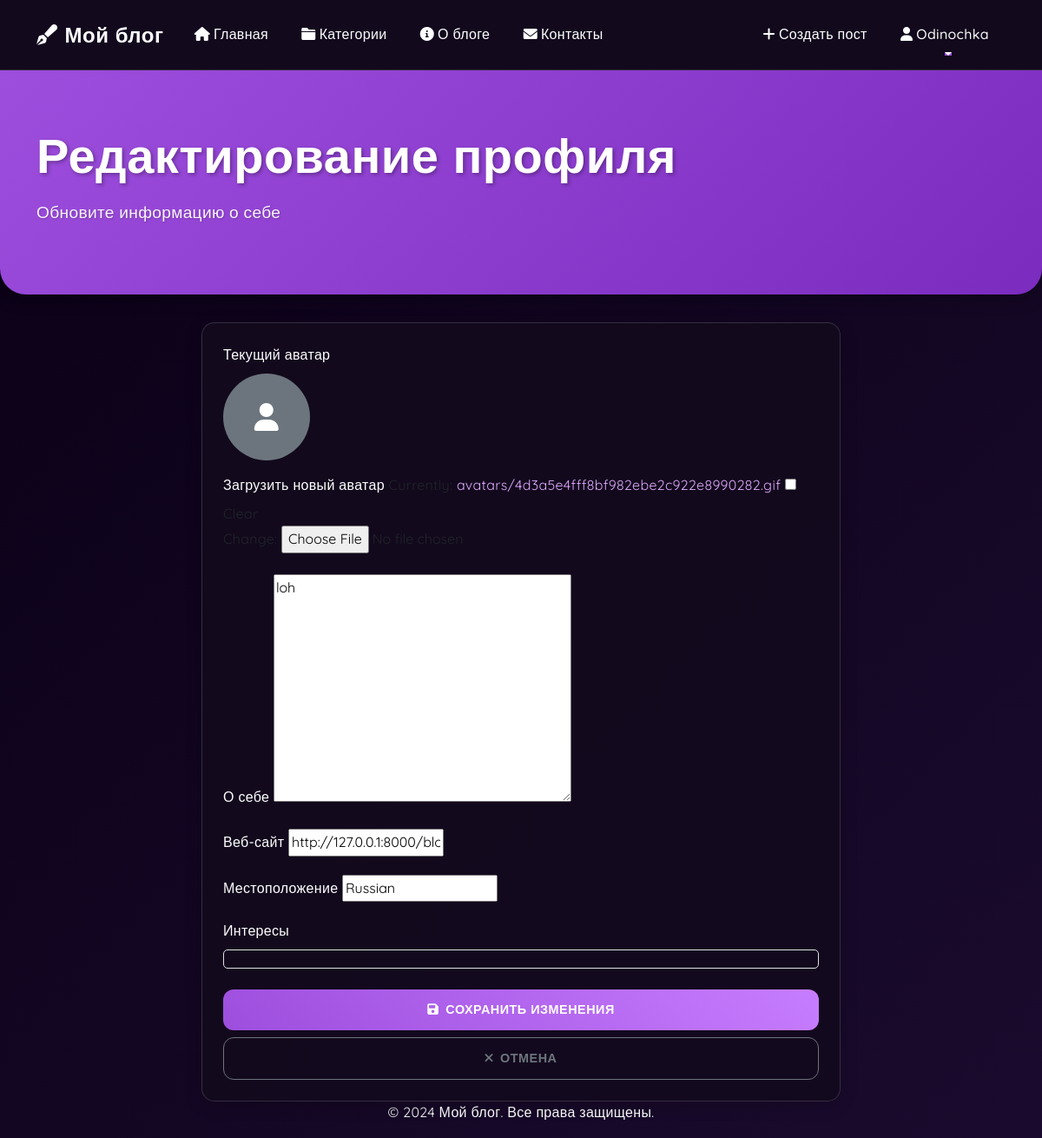
The page /profile/edit/ (signed in) on the database as committed earlier.
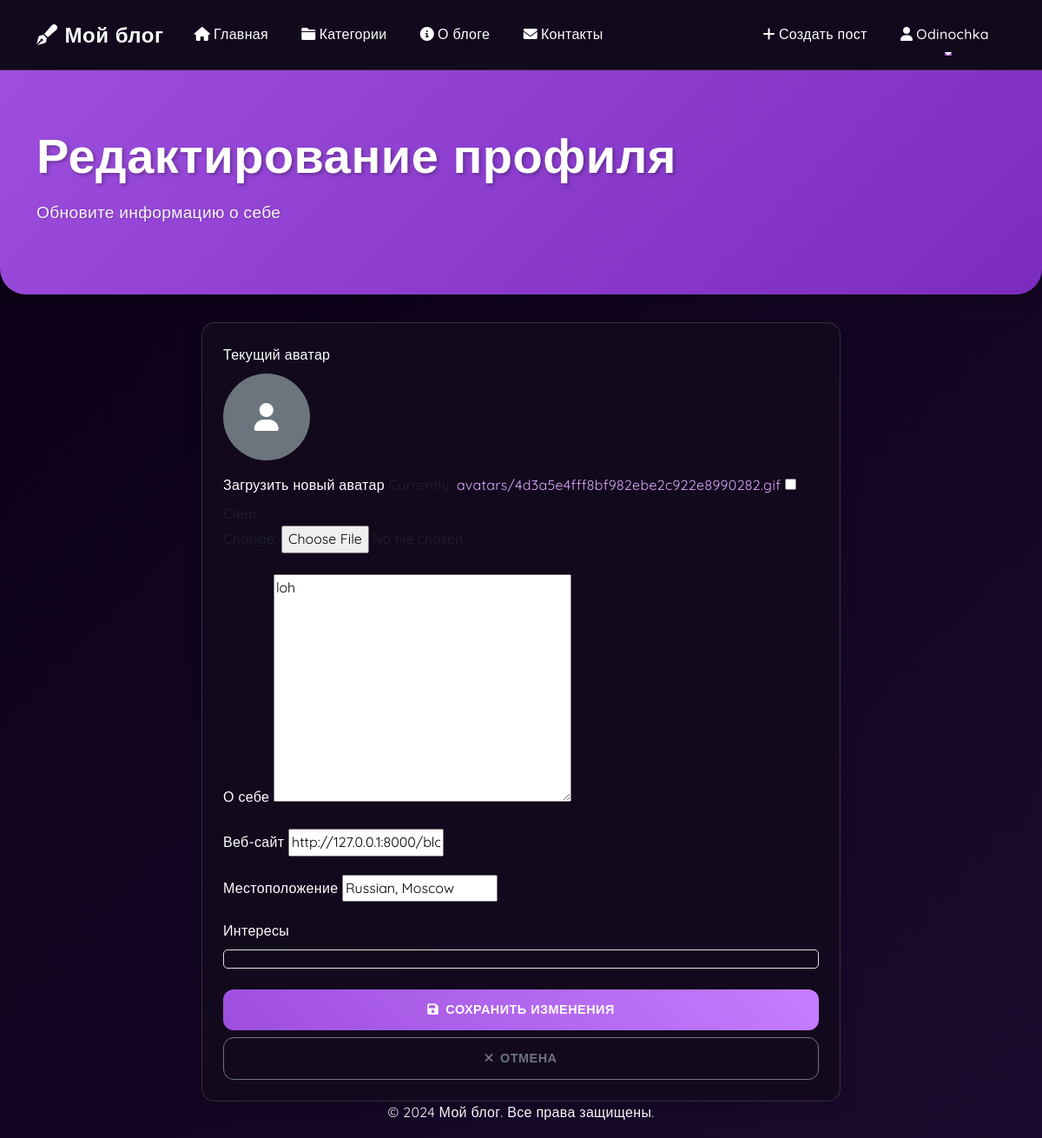
The same page on the database as committed later.
### blog/models.py (models this page shows, shortened)
class UserProfile(models.Model):
    user = models.OneToOneField(User, on_delete=models.CASCADE, related_name='profile')
    avatar = models.ImageField(upload_to='avatars/', null=True, blank=True)
    bio = models.TextField(max_length=500, blank=True)
    website = models.URLField(max_length=200, blank=True)
    location = models.CharField(max_length=100, blank=True)
    social_links = models.JSONField(default=dict, blank=True)
    interests = models.ManyToManyField('Tag', blank=True)
    is_blocked = models.BooleanField(default=False, verbose_name="Заблокирован")

### blog/views.py (the view)
# urls.py: path('profile/edit/', views.ProfileUpdateView.as_view(), name='profile_edit'),
class ProfileUpdateView(LoginRequiredMixin, UpdateView):
    model = UserProfile
    template_name = 'blog/profile_edit.html'
    fields = ['avatar', 'bio', 'website', 'location']
    success_url = reverse_lazy('blog:profile')
    def get_object(self, queryset=None):
        return self.request.user.profile

### blog/templates/blog/profile_edit.html (shortened to what this page needs)
{% extends 'base.html' %}
{% block content %}
<div class="hero-section">
    <div class="container">
        <h1 class="display-4">Редактирование профиля</h1>
        <p class="lead">Обновите информацию о себе</p>
    </div>
</div>
<div class="container mt-4">
    <div class="row justify-content-center">
        <div class="col-md-8">
            <div class="card">
                <div class="card-body">
                    <form method="post" enctype="multipart/form-data">
                        <div class="mb-4">
                            <label class="form-label">Текущий аватар</label>
                            <div class="mb-3">
                                {% if user_profile.avatar %}
                                    <img src="{{ user_profile.avatar.url }}" alt="Аватар" class="rounded-circle" style="width: 100px; height: 100px; object-fit: cover;">
                                {% else %}
                                    <div class="rounded-circle bg-secondary d-flex align-items-center justify-content-center" style="width: 100px; height: 100px;">
                                        <i class="fas fa-user fa-2x text-white"></i>
                                    </div>
                                {% endif %}
                            </div>
                            <div class="mb-3">
                                <label for="{{ form.avatar.id_for_label }}" class="form-label">Загрузить новый аватар</label>
                                {{ form.avatar }}
                            </div>
                        </div>
                        <div class="mb-3">
                            <label for="{{ form.bio.id_for_label }}" class="form-label">О себе</label>
                            {{ form.bio }}
                        </div>
                        <div class="mb-3">
                            <label for="{{ form.website.id_for_label }}" class="form-label">Веб-сайт</label>
                            {{ form.website }}
                        </div>
                        <div class="mb-3">
                            <label for="{{ form.location.id_for_label }}" class="form-label">Местоположение</label>
                            {{ form.location }}
                        </div>
                        <div class="mb-4">
                            <label class="form-label">Интересы</label>
                            <div class="interests-container">
                            </div>
                        </div>
                        <div class="d-grid gap-2">
                            <button type="submit" class="btn btn-primary">
                                <i class="fas fa-save me-2"></i>Сохранить изменения
                            </button>
                            <a href="{% url 'blog:profile' %}" class="btn btn-outline-secondary">
                                <i class="fas fa-times me-2"></i>Отмена
                            </a>
                        </div>
                    </form>
                </div>
            </div>
        </div>
    </div>
</div>
{% endblock %}

Rows that differ between the two databases and show on the page:
changed UserProfile "loh": location "Russian" → "Russian, Moscow"
